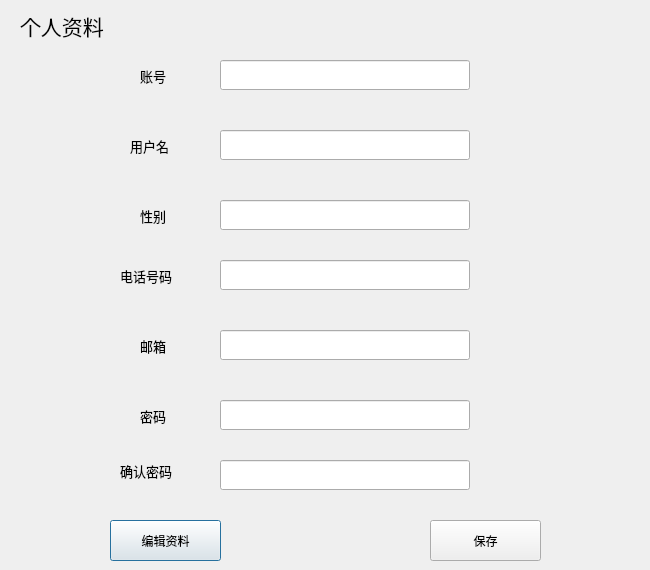
<?xml version="1.0" encoding="UTF-8"?>
<ui version="4.0">
 <class>information</class>
 <widget class="QDialog" name="information">
  <property name="geometry">
   <rect>
    <x>0</x>
    <y>0</y>
    <width>650</width>
    <height>570</height>
   </rect>
  </property>
  <property name="windowTitle">
   <string>Dialog</string>
  </property>
  <widget class="QLabel" name="label_6">
   <property name="geometry">
    <rect>
     <x>120</x>
     <y>450</y>
     <width>71</width>
     <height>41</height>
    </rect>
   </property>
   <property name="font">
    <font>
     <family>SimSun-ExtB</family>
     <pointsize>10</pointsize>
    </font>
   </property>
   <property name="text">
    <string>确认密码</string>
   </property>
  </widget>
  <widget class="QLineEdit" name="pass">
   <property name="geometry">
    <rect>
     <x>220</x>
     <y>400</y>
     <width>250</width>
     <height>30</height>
    </rect>
   </property>
   <property name="minimumSize">
    <size>
     <width>250</width>
     <height>30</height>
    </size>
   </property>
  </widget>
  <widget class="QLineEdit" name="name">
   <property name="geometry">
    <rect>
     <x>220</x>
     <y>130</y>
     <width>250</width>
     <height>30</height>
    </rect>
   </property>
   <property name="minimumSize">
    <size>
     <width>250</width>
     <height>30</height>
    </size>
   </property>
  </widget>
  <widget class="QLabel" name="label_5">
   <property name="geometry">
    <rect>
     <x>140</x>
     <y>330</y>
     <width>51</width>
     <height>31</height>
    </rect>
   </property>
   <property name="font">
    <font>
     <family>SimSun-ExtB</family>
     <pointsize>10</pointsize>
    </font>
   </property>
   <property name="text">
    <string>邮箱</string>
   </property>
  </widget>
  <widget class="QLineEdit" name="userID">
   <property name="geometry">
    <rect>
     <x>220</x>
     <y>60</y>
     <width>250</width>
     <height>30</height>
    </rect>
   </property>
   <property name="minimumSize">
    <size>
     <width>250</width>
     <height>30</height>
    </size>
   </property>
  </widget>
  <widget class="QLineEdit" name="email">
   <property name="geometry">
    <rect>
     <x>220</x>
     <y>330</y>
     <width>250</width>
     <height>30</height>
    </rect>
   </property>
   <property name="minimumSize">
    <size>
     <width>250</width>
     <height>30</height>
    </size>
   </property>
  </widget>
  <widget class="QLabel" name="label_2">
   <property name="geometry">
    <rect>
     <x>140</x>
     <y>200</y>
     <width>41</width>
     <height>31</height>
    </rect>
   </property>
   <property name="font">
    <font>
     <family>SimSun-ExtB</family>
     <pointsize>10</pointsize>
    </font>
   </property>
   <property name="text">
    <string>性别</string>
   </property>
  </widget>
  <widget class="QLabel" name="label_4">
   <property name="geometry">
    <rect>
     <x>120</x>
     <y>260</y>
     <width>71</width>
     <height>31</height>
    </rect>
   </property>
   <property name="font">
    <font>
     <family>SimSun-ExtB</family>
     <pointsize>10</pointsize>
    </font>
   </property>
   <property name="text">
    <string>电话号码</string>
   </property>
  </widget>
  <widget class="QLineEdit" name="phone">
   <property name="geometry">
    <rect>
     <x>220</x>
     <y>260</y>
     <width>250</width>
     <height>30</height>
    </rect>
   </property>
   <property name="minimumSize">
    <size>
     <width>250</width>
     <height>30</height>
    </size>
   </property>
  </widget>
  <widget class="QLabel" name="label">
   <property name="geometry">
    <rect>
     <x>130</x>
     <y>130</y>
     <width>61</width>
     <height>31</height>
    </rect>
   </property>
   <property name="font">
    <font>
     <family>SimSun-ExtB</family>
     <pointsize>10</pointsize>
    </font>
   </property>
   <property name="text">
    <string>用户名</string>
   </property>
  </widget>
  <widget class="QLabel" name="label_3">
   <property name="geometry">
    <rect>
     <x>140</x>
     <y>400</y>
     <width>51</width>
     <height>31</height>
    </rect>
   </property>
   <property name="font">
    <font>
     <family>SimSun-ExtB</family>
     <pointsize>10</pointsize>
    </font>
   </property>
   <property name="text">
    <string>密码</string>
   </property>
  </widget>
  <widget class="QLineEdit" name="pass_confirm">
   <property name="geometry">
    <rect>
     <x>220</x>
     <y>460</y>
     <width>250</width>
     <height>30</height>
    </rect>
   </property>
   <property name="maximumSize">
    <size>
     <width>250</width>
     <height>30</height>
    </size>
   </property>
  </widget>
  <widget class="QLineEdit" name="gender">
   <property name="geometry">
    <rect>
     <x>220</x>
     <y>200</y>
     <width>250</width>
     <height>30</height>
    </rect>
   </property>
   <property name="minimumSize">
    <size>
     <width>250</width>
     <height>30</height>
    </size>
   </property>
  </widget>
  <widget class="QLabel" name="label_7">
   <property name="geometry">
    <rect>
     <x>140</x>
     <y>60</y>
     <width>41</width>
     <height>31</height>
    </rect>
   </property>
   <property name="font">
    <font>
     <family>SimSun-ExtB</family>
     <pointsize>10</pointsize>
    </font>
   </property>
   <property name="text">
    <string>账号</string>
   </property>
  </widget>
  <widget class="QLabel" name="label_8">
   <property name="geometry">
    <rect>
     <x>20</x>
     <y>0</y>
     <width>121</width>
     <height>51</height>
    </rect>
   </property>
   <property name="font">
    <font>
     <family>微软雅黑</family>
     <pointsize>16</pointsize>
     <weight>50</weight>
     <bold>false</bold>
    </font>
   </property>
   <property name="text">
    <string>个人资料</string>
   </property>
  </widget>
  <widget class="QPushButton" name="edit">
   <property name="geometry">
    <rect>
     <x>110</x>
     <y>520</y>
     <width>111</width>
     <height>41</height>
    </rect>
   </property>
   <property name="text">
    <string>编辑资料</string>
   </property>
  </widget>
  <widget class="QPushButton" name="save">
   <property name="geometry">
    <rect>
     <x>430</x>
     <y>520</y>
     <width>111</width>
     <height>41</height>
    </rect>
   </property>
   <property name="text">
    <string>保存</string>
   </property>
  </widget>
 </widget>
 <resources/>
 <connections/>
</ui>
